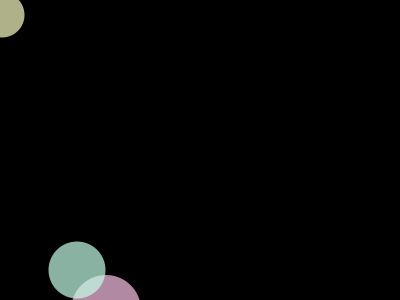
Frame 1 (no input)
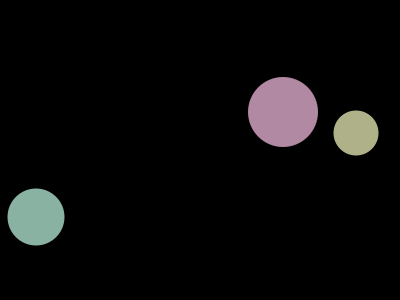
Frame 60 (the mouse pressed at the canvas centre just before this capture)
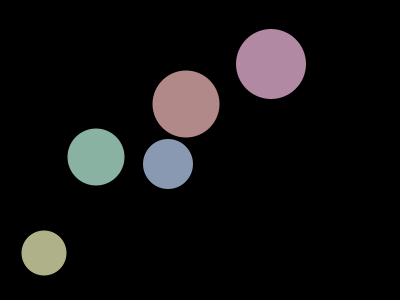
Frame 120 (the mouse held since frame 60 and released just before this capture)

The Processing sketch that drew these frames (run headless with seeded random() and noise(); from frame 60 on, the mouse is pressed at the canvas centre):

// Processing sketch: sketch_24c
// ── sketch_24c.pde
int []x = {
  106, 402, 77, 2, 231
};
int []y = {
  310, 640, 270, 15, 572
};
int []sz = {
  70, 50, 57, 45, 67
};
int []speedx = {
  3, 2, -1, 6, -3
};
int []speedy = {
  -6, -4, 1, 2, 4
};
int []h = {
  324, 216, 158, 64, 0
};

void setup() {
  size(400, 300);
  colorMode(HSB, 360, 100, 100);
  noStroke();
}

void draw() {
  background(0);

  for (int i = 0; i < x.length; i++) {
    
    fill(h[i], 23, 99, 180);

    ellipse(x[i], y[i], sz[i], sz[i]);
    x[i] += speedx[i];
    y[i] += speedy[i];

    if (x[i] > width-sz[i]/2) {
      speedx[i] = -abs(speedx[i]);
    }

    if (y[i] > height-sz[i]/2) {
      speedy[i] = -abs(speedy[i]);
    }

    if (x[i] < sz[i]/2) {
      speedx[i] = abs(speedx[i]);
    }

    if (y[i] < sz[i]/2) {
      speedy[i] = abs(speedy[i]);
    }
  }
}
